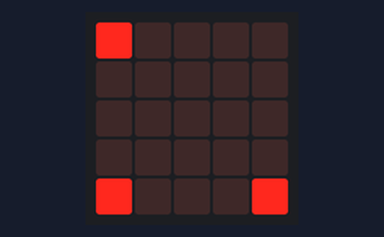
The program below on a simulated BBC micro:bit (MakeCode). On the bench: the board's 5×5 LED display.

Above: at 1.15 s.
At 5.95 s:
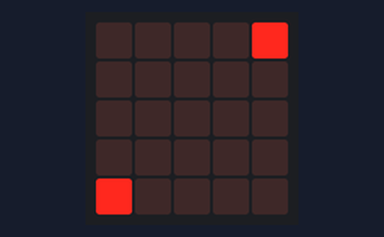
At 10.76 s:
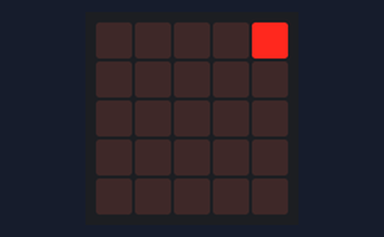
At 19.46 s:
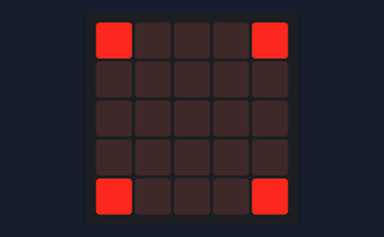
At 29.07 s:
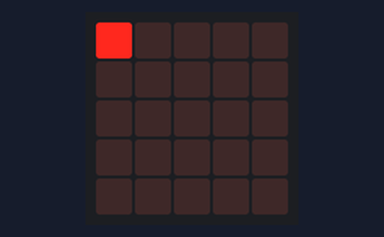
At 39.68 s:
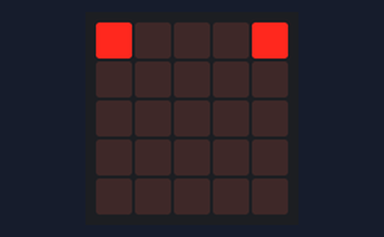

The program:

main.ts
```typescript
class Timer{
    id:string
    dt:number
    t0:number=0
    isSuspended:number
    timerCallback:()=>void
    constructor(id:string,dt:number,body:()=>void){
        this.id=id
        this.dt=dt
        this.timerCallback=body
    }
    start(millis:number){
        this.t0=millis
        this.isSuspended=0
    }
    check(t:number){
        if(this.isSuspended)return
        if(this.t0==0){
            this.t0=t
            return
        }
        if(t-this.t0>this.dt){
            this.t0=t
            this.timerCallback()
        }
    }
}

//% color=#008060 weight=100 icon="\uf017" block="obMultiTimer"
namespace obMultiTimer {
    let timers:Timer[]=[]
    let minDt:number=1000
    let res:number=200
    let t0:number
    //% blockId="obMultitTimer_start"
    //% block="start all timers || with $resolution ms accuracy"
    export function start(resolution?:number){
        if(timers==null)timers=[]
        if(resolution)res=resolution
        t0=control.millis()
        for(let timer of timers){
            timer.start(t0)
        }
        control.inBackground(function () {
            while(true){
                basic.pause(res)
                let t1=control.millis()
                for(let timer of timers){
                    timer.check(t1)
                }
            }
        })
    }
    //% blockId="obMultitTimer_suspend"
    //% block="suspend timer $id"
    export function suspend(id:string){
        for(let timer of timers){
            if(timer.id==id){
                timer.isSuspended=1
            }
        }
    }
    //% blockId="obMultitTimer_issuspended"
    //% block="timer $id is suspended?"
    export function isSuspended(id:string):number{
        for(let timer of timers){
            if(timer.id==id){
                return timer.isSuspended
            }
        }
        return -1
    }
    //% blockId="obMultitTimer_restart"
    //% block="restart timer $id"
    export function restart(id:string){
        for(let timer of timers){
            if(timer.id==id){
                if(timer.isSuspended)timer.start(control.millis())
            }
        }
    }
    //% blockId="obMultitTimer_remove"
    //% block="remove timer $id"
    export function remove(id:string){
        for(let timer of timers){
            if(timer.id==id){
                timers.removeElement(timer)
            }
        }
    }
    /**
     * Attaches code to run when the timer triggers an event.
     * @param id name of the timer
     * @param dt time difference between calls
     * @param body TODO
     */
    //% blockId="obTimer_onTimerEvent"
    //% block="on $id timer event every $dt ms"
    export function onTimerEvent(id:string, dt:number, body: () => void): void {
        if(dt<100)dt=100
        if(dt<minDt){
            minDt=dt
            res=minDt/2
        }
        if(timers==null)timers=[]
        timers.push(new Timer(id,dt,body))
    }
}
```

test.ts
```typescript
// tests go here; this will not be compiled when this package is used as an extension.
let p1=0
let p2=0
let p3=0
let p4=0
obMultiTimer.onTimerEvent("egyik", 200, function () {
    led.plotBrightness(0, 0, p1=~p1&0xff)
})
obMultiTimer.onTimerEvent("másik", 300, function () {
    led.plotBrightness(4, 0, p2=~p2&0xff)
})
obMultiTimer.onTimerEvent("harmadik", 500, function () {
    led.plotBrightness(4, 4, p3=~p3&0xff)
})
obMultiTimer.onTimerEvent("negyedik", 700, function () {
    led.plotBrightness(0, 4, p4=~p4&0xff)
})
obMultiTimer.start()
```
